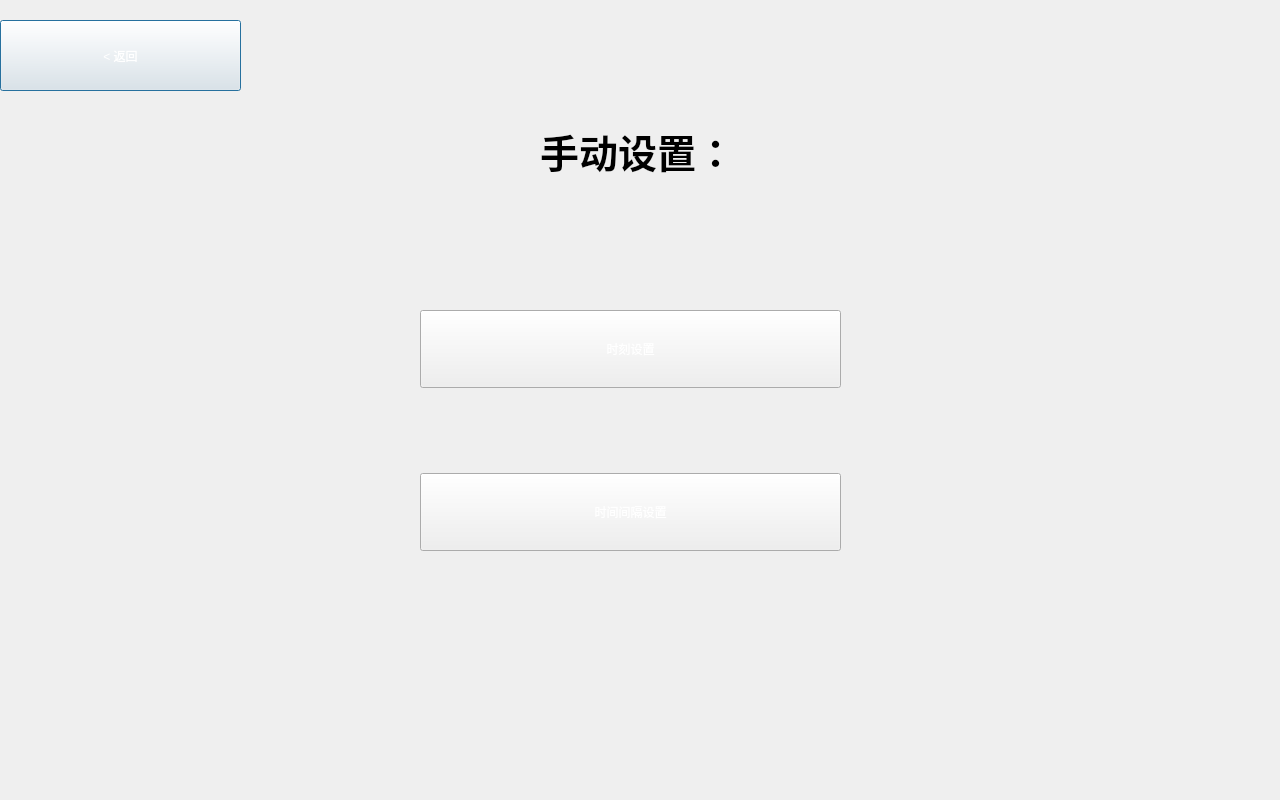
<?xml version="1.0" encoding="UTF-8"?>
<ui version="4.0">
 <class>Hand_pic</class>
 <widget class="QDialog" name="Hand_pic">
  <property name="geometry">
   <rect>
    <x>0</x>
    <y>0</y>
    <width>1280</width>
    <height>800</height>
   </rect>
  </property>
  <property name="windowTitle">
   <string>Dialog</string>
  </property>
  <property name="styleSheet">
   <string notr="true">background-image: url(:/tubiao/guo.png);</string>
  </property>
  <widget class="QPushButton" name="P_back">
   <property name="geometry">
    <rect>
     <x>0</x>
     <y>20</y>
     <width>241</width>
     <height>71</height>
    </rect>
   </property>
   <property name="styleSheet">
    <string notr="true">border-image: url(:/tubiao/10.png);
color: rgb(255, 255, 255);
font: 14pt &quot;楷体&quot;;</string>
   </property>
   <property name="text">
    <string>&lt; 返回</string>
   </property>
  </widget>
  <widget class="QLabel" name="S_name">
   <property name="geometry">
    <rect>
     <x>540</x>
     <y>110</y>
     <width>341</width>
     <height>81</height>
    </rect>
   </property>
   <property name="font">
    <font>
     <family>楷体</family>
     <pointsize>29</pointsize>
     <weight>75</weight>
     <bold>true</bold>
    </font>
   </property>
   <property name="text">
    <string>手动设置：</string>
   </property>
  </widget>
  <widget class="QWidget" name="layoutWidget">
   <property name="geometry">
    <rect>
     <x>420</x>
     <y>310</y>
     <width>421</width>
     <height>241</height>
    </rect>
   </property>
   <layout class="QVBoxLayout" name="verticalLayout">
    <item>
     <widget class="QPushButton" name="P_settime">
      <property name="sizePolicy">
       <sizepolicy hsizetype="Expanding" vsizetype="Expanding">
        <horstretch>0</horstretch>
        <verstretch>0</verstretch>
       </sizepolicy>
      </property>
      <property name="styleSheet">
       <string notr="true">border-image: url(:/tubiao/10.png);
font: 14pt &quot;楷体&quot;;
color: rgb(255, 255, 255);</string>
      </property>
      <property name="text">
       <string>时刻设置</string>
      </property>
     </widget>
    </item>
    <item>
     <spacer name="verticalSpacer">
      <property name="orientation">
       <enum>Qt::Vertical</enum>
      </property>
      <property name="sizeHint" stdset="0">
       <size>
        <width>20</width>
        <height>40</height>
       </size>
      </property>
     </spacer>
    </item>
    <item>
     <widget class="QPushButton" name="P_setinterval">
      <property name="sizePolicy">
       <sizepolicy hsizetype="Expanding" vsizetype="Expanding">
        <horstretch>0</horstretch>
        <verstretch>0</verstretch>
       </sizepolicy>
      </property>
      <property name="styleSheet">
       <string notr="true">border-image: url(:/tubiao/10.png);
color: rgb(255, 255, 255);
font: 14pt &quot;楷体&quot;;</string>
      </property>
      <property name="text">
       <string>时间间隔设置</string>
      </property>
     </widget>
    </item>
   </layout>
  </widget>
 </widget>
 <resources/>
 <connections/>
</ui>
